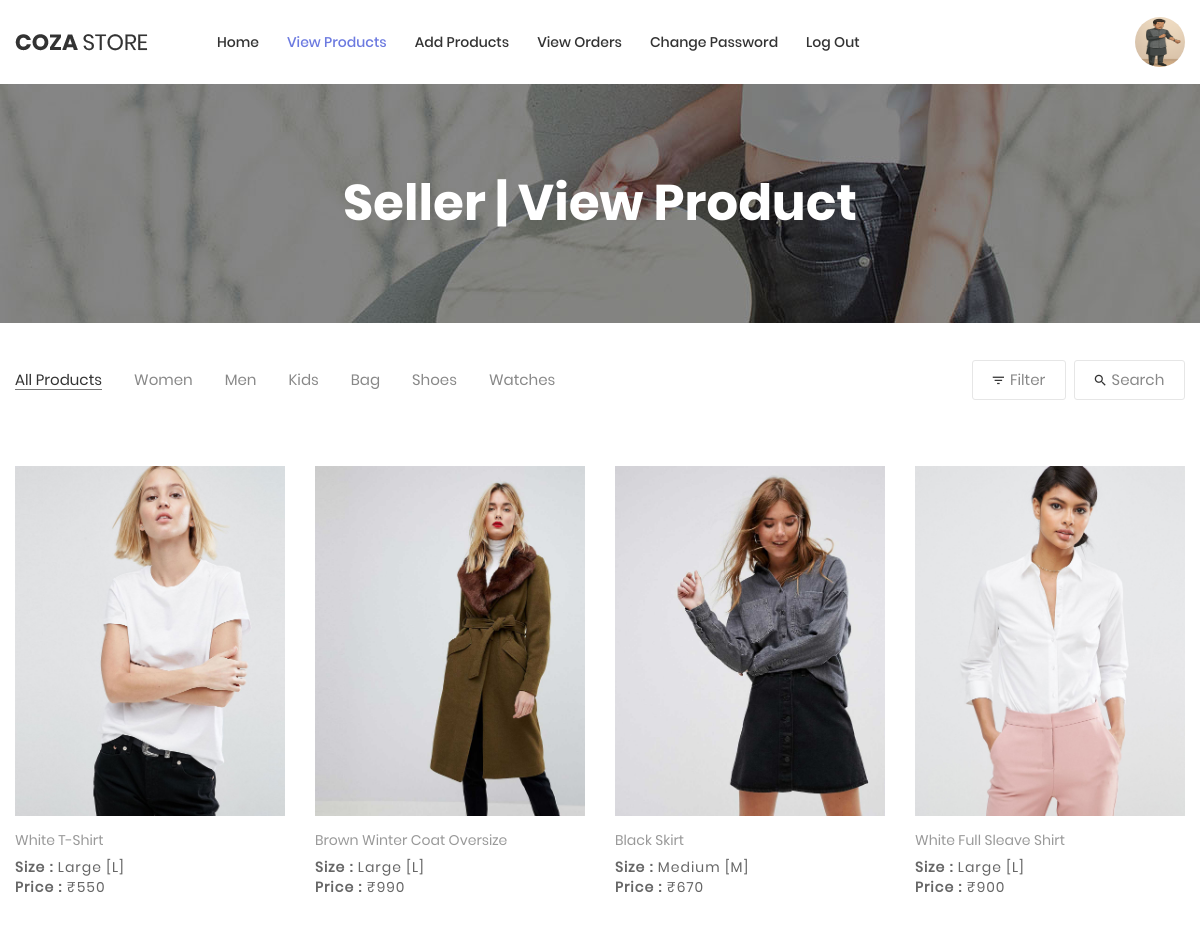
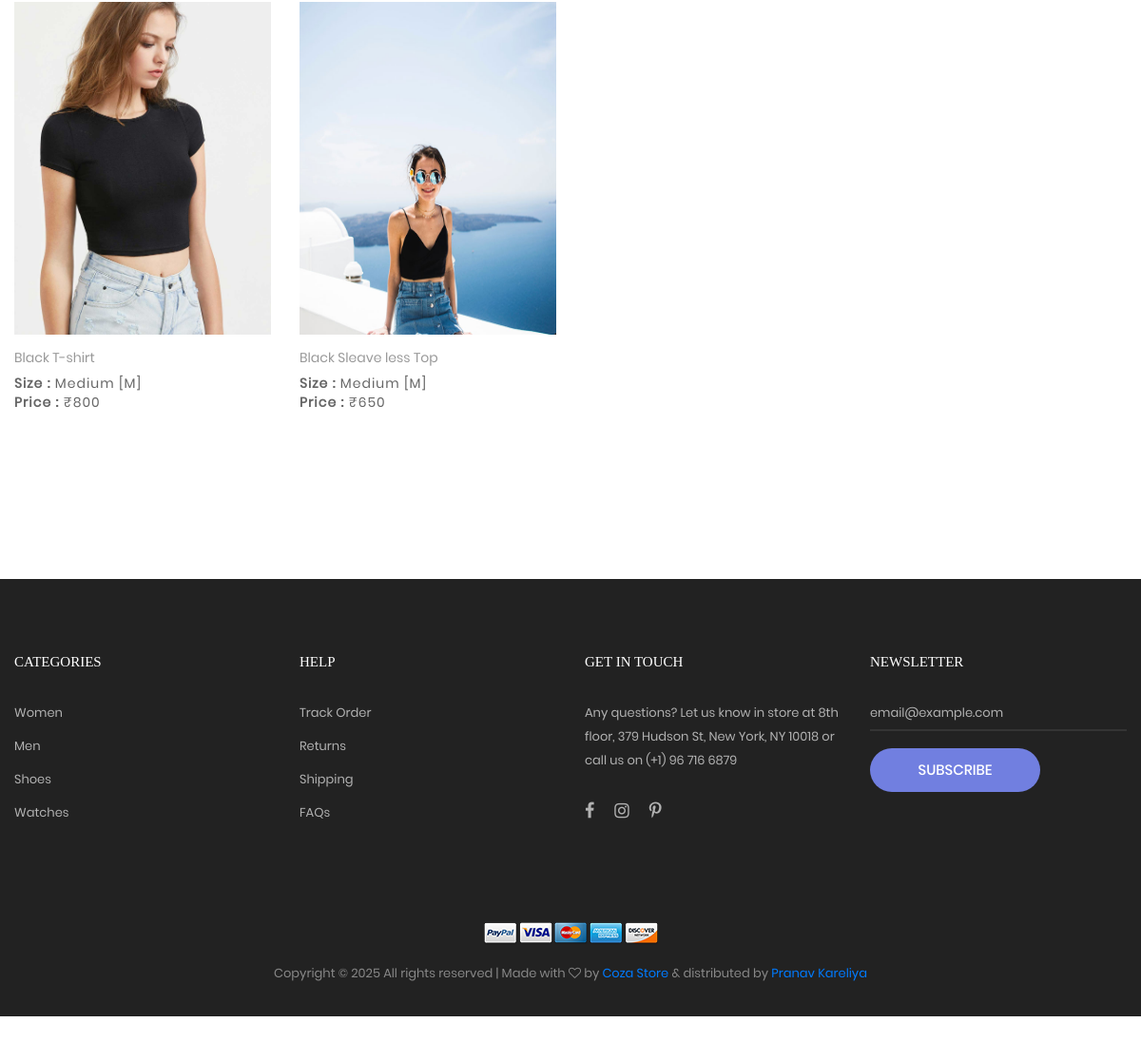
/seller_view_product/ (signed in), run on the app's committed database (2 pictures, top to bottom).
### myapp/models.py (models this page shows, shortened)
class Product(models.Model):
    category=(
        ("men","men"),
        ("women","women"),
        ("kids","kids"),
    )
    size=(
        ("s","s"),
        ("m","m"),
        ("l","l"),
        ("xl","xl"),
        ("xxl","xxl"),
    )
    seller=models.ForeignKey(User,on_delete=models.CASCADE)
    product_category=models.CharField(max_length=100,choices=category)
    product_size=models.CharField(max_length=100,choices=size)
    product_name=models.CharField(max_length=100)
    product_price=models.PositiveIntegerField()
    product_picture=models.ImageField(upload_to="product_picture/")
    product_desc=models.TextField()

### myapp/views.py (the view)
# urls.py: path('seller_view_product/',views.seller_view_product,name='seller_view_product'),
def seller_view_product(request):
    seller=User.objects.get(email=request.session['email'])
    products=Product.objects.filter(seller=seller)
    return render(request, 'seller_view_product.html',{'products':products})

### myapp/templates/seller_view_product.html (shortened to what this page needs)
{% extends 'seller_header.html' %}
{% load static %}
{% block content %}
<!DOCTYPE html>
<html lang="en">
<head>
</head>
<body class="animsition">
    <section class="bg-img1 txt-center p-lr-15 p-tb-92"
        style="background-image: url('{% static 'images/bg-01.jpg' %}');">
        <h2 class="ltext-105 cl0 txt-center">
            Seller | View Product
        </h2>
    </section>
    <div class="bg0 m-t-23 p-b-140">
        <div class="container">
            <div class="flex-w flex-sb-m p-b-52">
                <div class="flex-w flex-l-m filter-tope-group m-tb-10">
                    <button class="stext-106 cl6 hov1 bor3 trans-04 m-r-32 m-tb-5 how-active1" data-filter="*">
                        All Products
                    </button>
                    <button class="stext-106 cl6 hov1 bor3 trans-04 m-r-32 m-tb-5" data-filter=".women">
                        Women
                    </button>
                    <button class="stext-106 cl6 hov1 bor3 trans-04 m-r-32 m-tb-5" data-filter=".men">
                        Men
                    </button>
                    <button class="stext-106 cl6 hov1 bor3 trans-04 m-r-32 m-tb-5" data-filter=".kids">
                        Kids
                    </button>
                    <button class="stext-106 cl6 hov1 bor3 trans-04 m-r-32 m-tb-5" data-filter=".bag">
                        Bag
                    </button>
                    <button class="stext-106 cl6 hov1 bor3 trans-04 m-r-32 m-tb-5" data-filter=".shoes">
                        Shoes
                    </button>
                    <button class="stext-106 cl6 hov1 bor3 trans-04 m-r-32 m-tb-5" data-filter=".watches">
                        Watches
                    </button>
                </div>
                <div class="flex-w flex-c-m m-tb-10">
                    <div
                        class="flex-c-m stext-106 cl6 size-104 bor4 pointer hov-btn3 trans-04 m-r-8 m-tb-4 js-show-filter">
                        <i class="icon-filter cl2 m-r-6 fs-15 trans-04 zmdi zmdi-filter-list"></i>
                        Filter
                    </div>
                    <div class="flex-c-m stext-106 cl6 size-105 bor4 pointer hov-btn3 trans-04 m-tb-4 js-show-search">
                        <i class="icon-search cl2 m-r-6 fs-15 trans-04 zmdi zmdi-search"></i>
                        Search
                    </div>
                </div>
            </div>
            <div class="row isotope-grid">
                {% for i in products %}
                <div class="col-sm-6 col-md-4 col-lg-3 p-b-35 isotope-item {{i.product_category}}">
                    <div class="block2">
                        <div class="block2-pic hov-img0">
                            <img src="{{i.product_picture.url}}" alt="IMG-PRODUCT" style="width:280px;height: 350px;">
                        </div>
                        <div class="block2-txt flex-w flex-t p-t-14">
                            <div class="block2-txt-child1 flex-col-l ">
                                <a href="{% url 'seller_product_details' pk=i.pk %}" class="stext-104 cl4 hov-cl1 trans-04 js-name-b2 p-b-6">
                                    {{i.product_name}}
                                </a>
                                <span class="stext-105 cl3">
                                    {% if i.product_size == 's' %}
									    <b>Size : </b> Small [S]
                                    {% elif i.product_size == 'm' %}
                                        <b>Size : </b> Medium [M]
                                    {% elif i.product_size == 'l' %}
                                        <b>Size : </b> Large [L]
                                    {% elif i.product_size == 'xl' %}
                                        <b>Size : </b> Extra Large [XL]
                                    {% elif i.product_size == 'xxl' %}
                                        <b>Size : </b> Extra Extra Large [XXL]
                                    {% endif %}
								</span>
								<span class="stext-105 cl3">
									<b>Price : </b>₹{{i.product_price}}
								</span>
                            </div>
                        </div>
                    </div>
                </div>
                {% endfor %}
            </div>
        </div>
    </div>
</body>
</html>
{% endblock %}

### myapp/static/css/main.css (style rules this page uses)
.container { max-width: 1380px; }
@media (max-width: 1600px) { .container { max-width: 1200px; } }
.block2-pic { position: relative; }
.block2-txt-child1 { width: calc(100% - 30px); }
.cl0 { color: #fff; }
.cl2 { color: #333; }
.cl3 { color: #666; }
.cl4 { color: #999; }
.cl6 { color: #888; }
.stext-104 { font-family: Poppins-Regular; font-size: 14px; line-height: 1.466667; }
.stext-105 { font-family: Poppins-Regular; font-size: 14px; line-height: 1.466667; letter-spacing: 1px; }
.stext-106 { font-family: Poppins-Regular; font-size: 15px; line-height: 1.2; }
.ltext-105 { font-family: Poppins-Bold; font-size: 50px; line-height: 1.1; }
.size-104 { min-width: 94px; height: 40px; }
.size-105 { min-width: 111px; height: 40px; }
.bg0 { background-color: #fff; }
.bg-img1 { background-size: cover; background-position: center center; background-repeat: no-repeat; }
.bor3 { border-bottom: 1px solid transparent; }
.bor4 { border: 1px solid #e6e6e6; border-radius: 3px; }
.how-active1 { color: #333; border-color: #797979; }
.hov-img0 { display: block; overflow: hidden; }
.hov-img0 img { width: 100%; -webkit-transition: transform 0.9s ease; -o-transition: transform 0.9s ease; -moz-transition: transform 0.9s ease; transition: transform 0.9s ease; }

### data on the page
Product: product_picture (picture), product_name "White T-Shirt", shows "Size :", product_size "Large [L]", product_price "550"
Product: product_picture (picture), product_name "Brown Winter Coat Oversize", shows "Size :", product_size "Large [L]", product_price "990"
Product: product_picture (picture), product_name "Black Skirt", shows "Size :", product_size "Medium [M]", product_price "670"
Product: product_picture (picture), product_name "White Full Sleave Shirt", shows "Size :", product_size "Large [L]", product_price "900"
Product: product_picture (picture), product_name "Black T-shirt", shows "Size :", product_size "Medium [M]", product_price "800"
Product: product_picture (picture), product_name "Black Sleave less Top", shows "Size :", product_size "Medium [M]", product_price "650"
